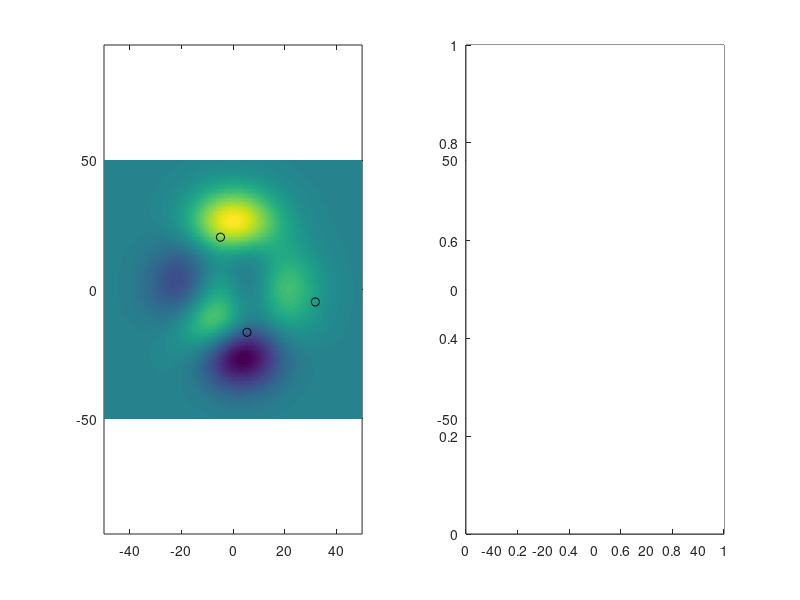

Here is the MATLAB script that generated this plot: (Note: this script raises an error after producing the figure.)
% Original data (in cartesian space)
  [x,y] = meshgrid(linspace(-50,50,200));
z = peaks(200);
tmp1 = rand(3,1)*2*pi;
tmp2 = rand(3,1)*50;
xpt = tmp2 .* cos(tmp1);
ypt = tmp2 .* sin(tmp1);
% Plot in cartesian
ax(1) = subplot(1,2,1);
pcolor(x,y,z);
shading flat;
hold on;
plot(xpt, ypt, 'ko');
axis equal tight;
% Convert to polar
[r,th] = meshgrid(linspace(0,50,100), linspace(0, 2*pi, 360));
xp = r.*cos(th);
yp = r.*sin(th);
zp = interp2(x,y,z,xp,yp);
[thpt, rpt] = cart2pol(xpt, ypt);
% Plot in polar
ax(2) = subplot(1,2,2);
pcolor(xp,yp,zp);
shading flat;
axis equal;
ax(3) = axes('position', get(ax(2), 'position'));
hp = mmpolar(thpt, rpt, 'ko', 'RLimit', [0 50], 'backgroundcolor', 'none');
set(ax(2), 'visible', 'off');
